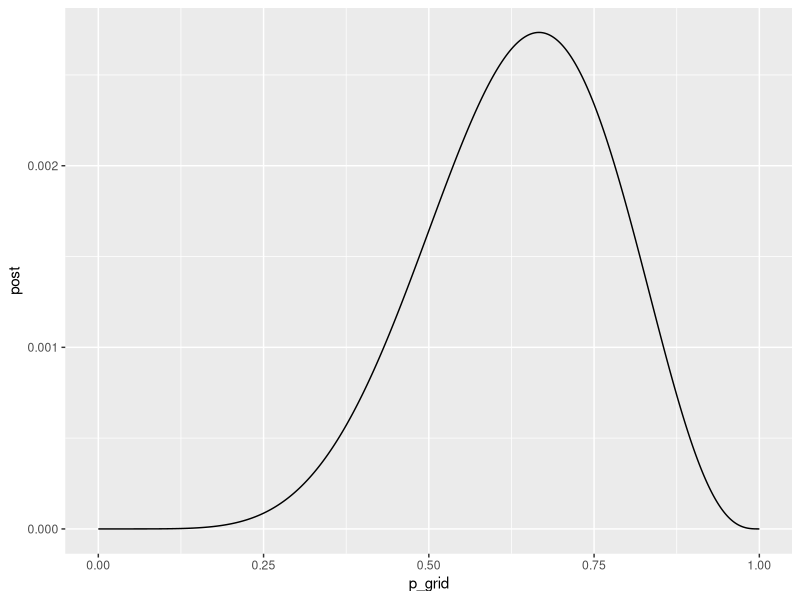
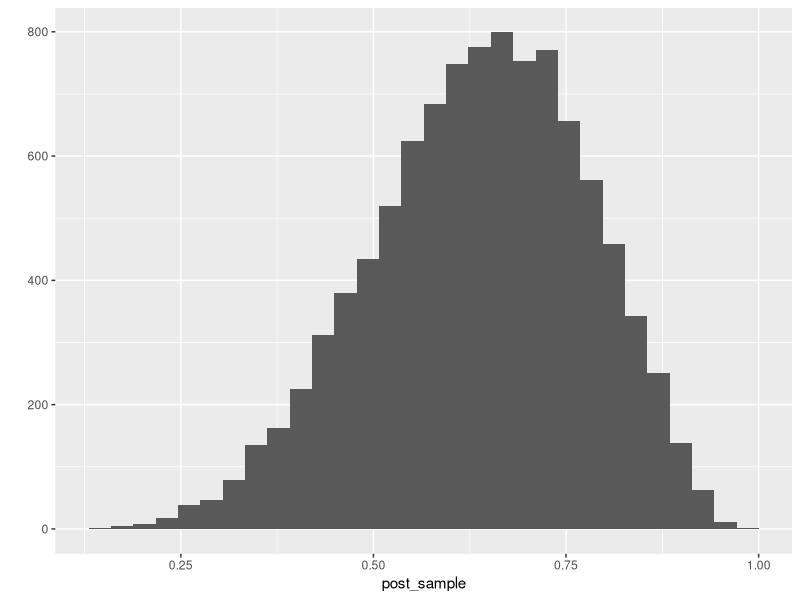

These charts were generated, in order, by the following R code: (Note: this script raises an error after producing the figures.)
library(ggplot2)

grid_size <- 1000
p_grid <- seq(0, 1, length.out = grid_size)
prior <- rep(1, grid_size)/grid_size
ll <- dbinom(6, 9, p_grid)
post <- ll * prior
post <- post/sum(post)

qplot(x=p_grid, y=post, geom="line")

# we can sample from this

post_sample <- sample(p_grid, prob=post, size = 10000, replace = TRUE)
qplot(x=post_sample, geom="histogram")

# what post probability lies below p 0.5
sum(post[p_grid < 0.5])
sum(post_sample < 0.5)/10000

sum(post_sample > 0.1 & post_sample < .7)/10000


# get range for defined mass
quantile(post_sample, .8)
quantile(post_sample, c(0.1, .9))
HPDI(post_sample, prob = 0.5)


# MAP
p_grid[which.max(post)]
chainmode(post_sample, adj=0.01)
mean(post_sample)
median(post_sample)


dbinom(0:2, size=2, prob=.7)

# generating observations
w <- rbinom(10000, size=9, prob=post_sample)

qplot(x=w, geom="histogram")
